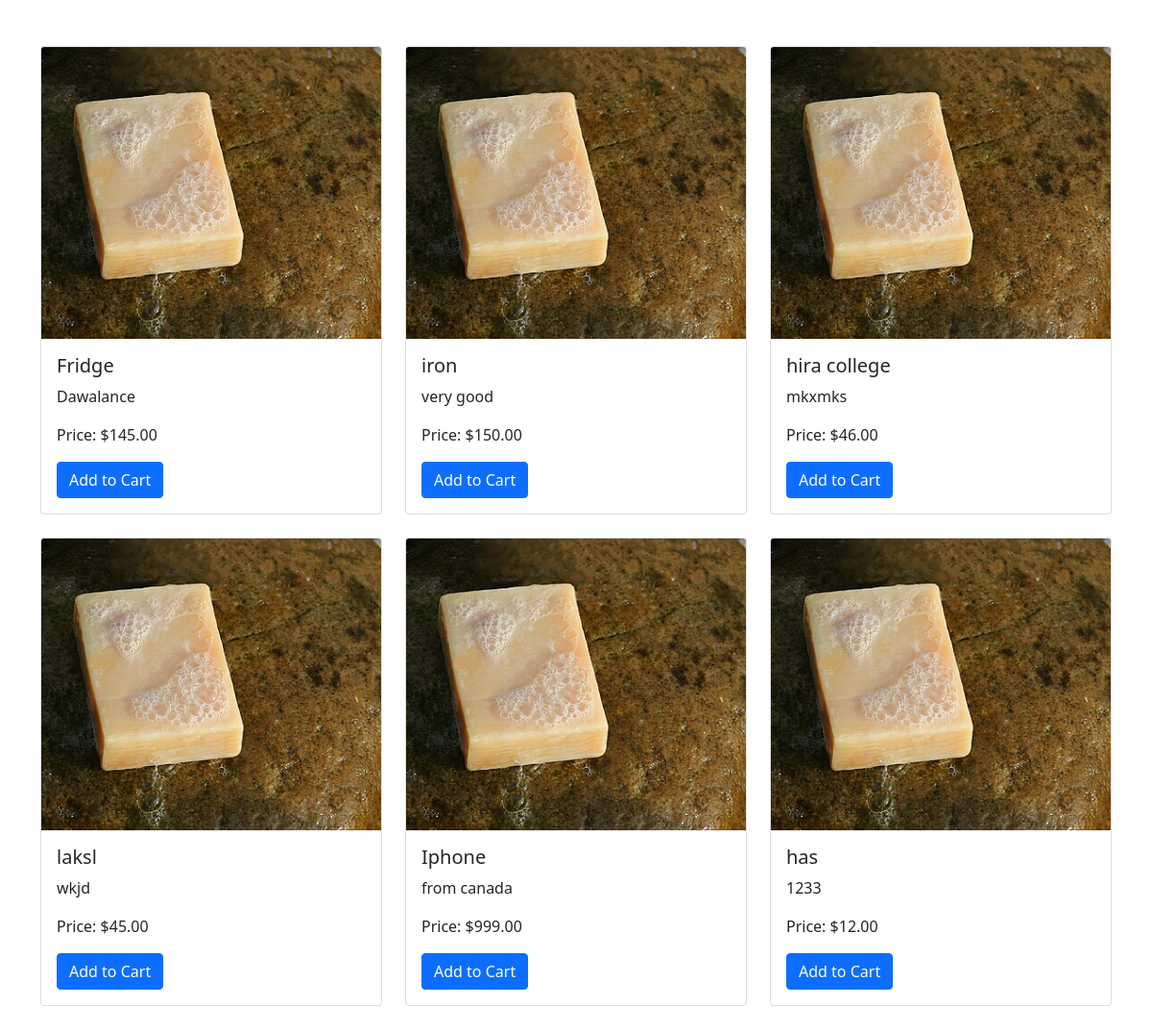
The page /product_list/ on the database as committed earlier.
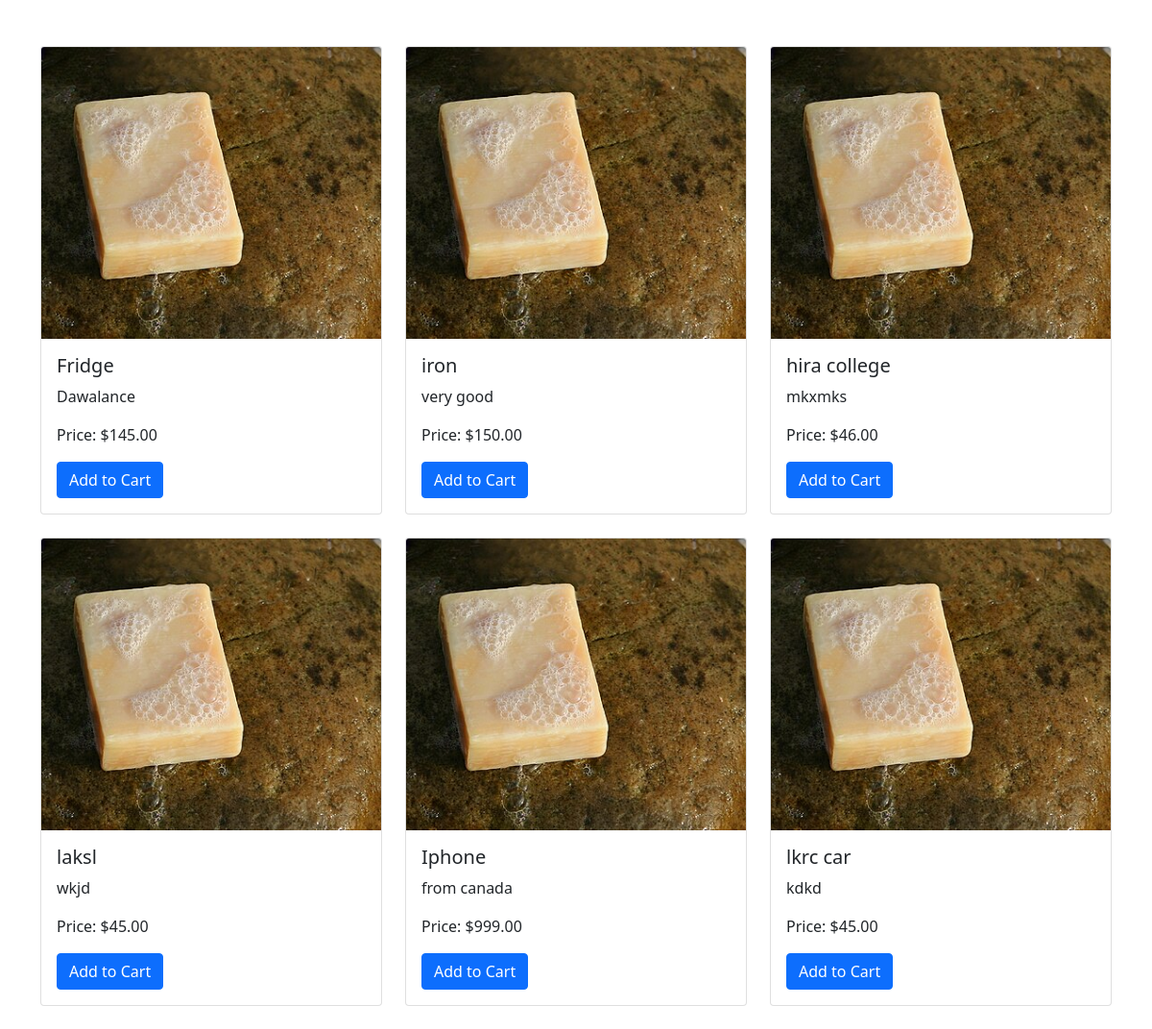
The same page on the database as committed later.
### myapp/models.py (models this page shows, shortened)
class products1(models.Model):
    product_id = models.AutoField(primary_key=True)
    name = models.CharField(max_length=200)
    description = models.CharField(max_length=200)
    seller = models.ForeignKey(Seller, on_delete=models.CASCADE)
    category = models.ForeignKey(Category, on_delete=models.CASCADE)
    price = models.DecimalField(max_digits=10, decimal_places=2)
    quantity = models.IntegerField()
    image = models.FileField(upload_to='media/', null=True, blank=True)

### myapp/views.py (the view)
# urls.py: path('product_list/',views.product_list,name="product_list"),
def product_list(request):
    product = products1.objects.all()
    return render(request, 'product_list.html', {'products': product})

### templates/product_list.html (shortened to what this page needs)
<!doctype html>
<html lang="en">
  <head>
    <link href="https://cdn.jsdelivr.net/npm/bootstrap@5.0.2/dist/css/bootstrap.min.css" rel="stylesheet">
  </head>
  <body>
   <div class="container mt-5">
    <div class="row">
        {% for product in products %}
        <div class="col-md-4 mb-4">
            <div class="card">
                <img src="/static/assets/soa.jpg" class="card-img-top" alt="{{ product.name }}">
                <div class="card-body">
                    <h5 class="card-title">{{ product.name }}</h5>
                    <p class="card-text">{{ product.description }}</p>
                    <p class="card-text">Price: ${{ product.price }}</p>
                    <button class="btn btn-primary add-to-cart" data-product-id="">Add to Cart</button>
                </div>
            </div>
        </div>
        {% endfor %}
    </div>
</div>
  </body>
</html>

Rows that differ between the two databases and show on the page:
removed products1: name "has", description "1233", price "12.00"
added products1: name "lkrc car", description "kdkd", price "45.00"
